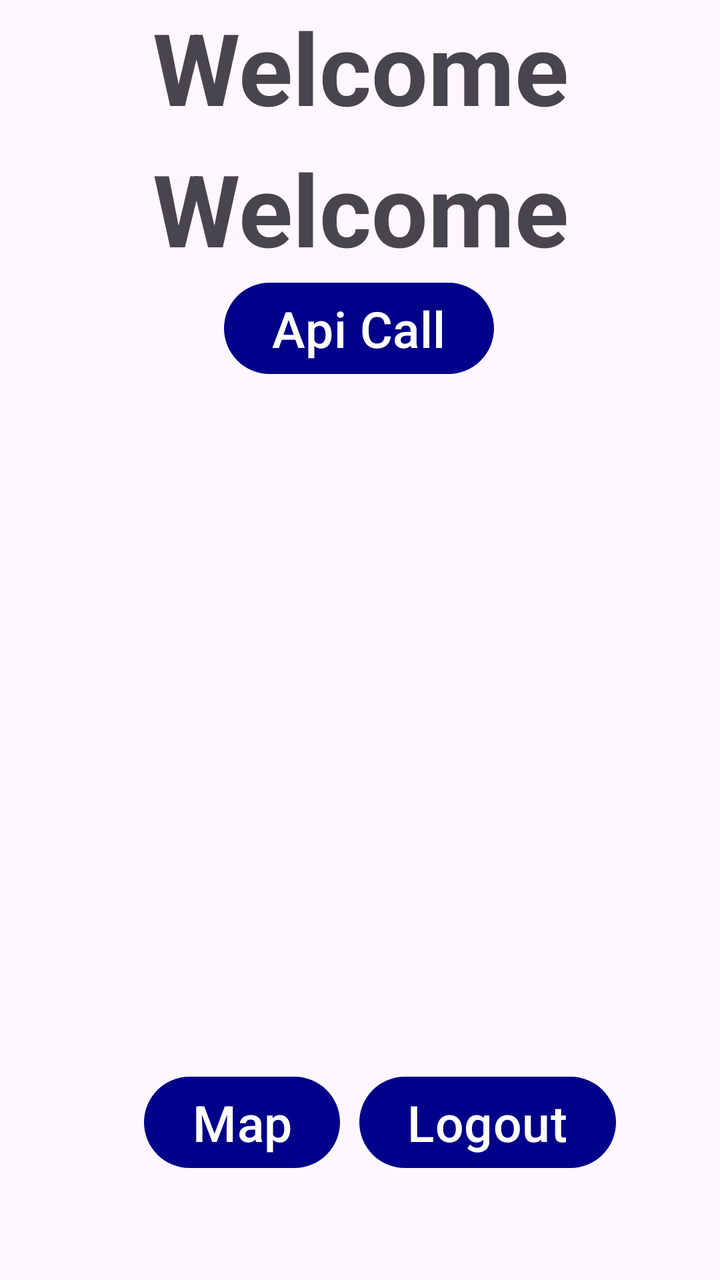
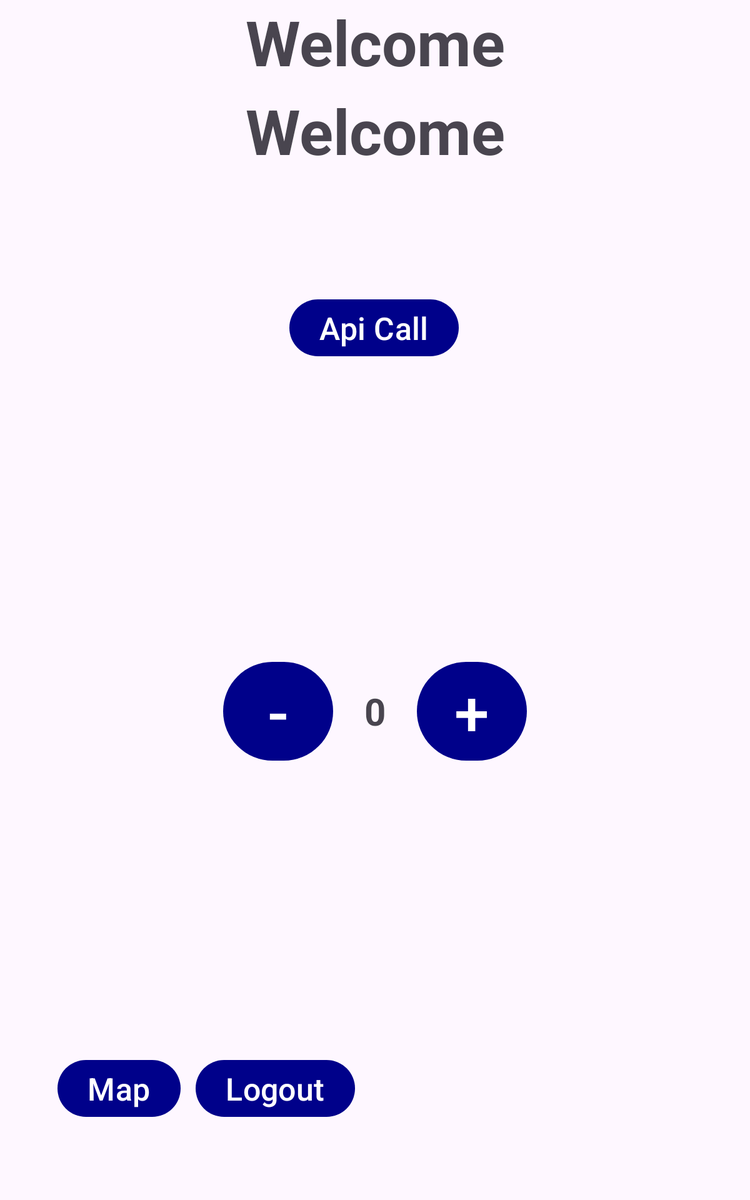

The same Android screen from two of the app's own layout files: first res/layout/ as a phone draws it, then the repository's variant for another configuration, drawn on a device whose configuration selects that folder. Both files follow.
<!-- AndroidManifest.xml: application theme Theme.Demo -->
<!-- res/layout/activity_home.xml -->
<?xml version="1.0" encoding="utf-8"?>
<androidx.constraintlayout.widget.ConstraintLayout
        android:orientation="vertical"
        xmlns:android="http://schemas.android.com/apk/res/android"
        xmlns:tools="http://schemas.android.com/tools"
        xmlns:app="http://schemas.android.com/apk/res-auto"
        android:layout_width="match_parent"
        android:layout_height="match_parent"
        tools:context=".HomeActivity">

    <TextView
            android:text="@string/welcome"
            android:layout_width="match_parent"
            android:textSize="50sp"
            android:textStyle="bold"
            android:gravity="center"
            android:layout_marginTop="25sp"
            android:layout_height="wrap_content"
            android:id="@+id/textView2"
            tools:ignore="MissingConstraints"/>


    <TextView
            android:text="@string/username"
            android:layout_width="match_parent"
            android:textSize="50sp"
            android:textStyle="bold"
            android:gravity="center"
            android:layout_height="wrap_content"
            android:id="@+id/textView"
            tools:ignore="MissingConstraints"
            tools:layout_editor_absoluteX="0dp" app:layout_constraintTop_toBottomOf="@+id/textView2"
            android:layout_marginTop="4dp"/>

































    <Button
            android:id="@+id/btnTest"
            android:layout_width="wrap_content"
            android:layout_height="wrap_content"
            android:text="@string/map"
            android:textSize="25sp"
            android:layout_gravity="center"
            app:layout_constraintBottom_toBottomOf="parent"
            app:layout_constraintStart_toStartOf="parent"
            android:layout_marginBottom="52dp" android:layout_marginStart="72dp"
    />
    <Button
            android:id="@+id/btnApiCall"
            android:layout_width="wrap_content"
            android:layout_height="wrap_content"
            android:text="@string/api_call"
            android:textSize="25sp"
            android:layout_gravity="center"
            app:layout_constraintStart_toStartOf="parent" app:layout_constraintTop_toBottomOf="@+id/textView"
            app:layout_constraintHorizontal_bias="0.498" app:layout_constraintVertical_bias="0.618"
             app:layout_constraintEnd_toEndOf="parent"/>
    <Button
            android:id="@+id/logout"
            android:layout_width="wrap_content"
            android:layout_height="wrap_content"
            android:text="@string/logout"
            android:textSize="25sp"
            android:layout_gravity="center"
            app:layout_constraintBottom_toBottomOf="parent"
            android:layout_marginBottom="52dp"
            android:layout_marginEnd="52dp" app:layout_constraintEnd_toEndOf="parent"/>
    <androidx.recyclerview.widget.RecyclerView
            android:layout_width="match_parent"
            android:layout_height="432dp"
            android:id="@+id/recyclerView"
            tools:ignore="MissingConstraints" app:layout_constraintStart_toStartOf="parent"
            app:layout_constraintEnd_toEndOf="parent" app:layout_constraintBottom_toBottomOf="parent"
            app:layout_constraintHorizontal_bias="1.0" android:layout_marginBottom="132dp"/>

</androidx.constraintlayout.widget.ConstraintLayout>
<!-- resources referenced by this layout -->
<resources>
  <string name="api_call">Api Call</string>
  <string name="logout">Logout</string>
  <string name="map">Map</string>
  <string name="username">Welcome</string>
  <string name="welcome">Welcome</string>
  <style name="Theme.Demo" parent="Base.Theme.Demo" />
  <style name="Base.Theme.Demo" parent="Theme.Material3.DayNight.NoActionBar">
          
           <item name="colorPrimary">#00018a</item>
          <item name="statusBarBackground">@android:color/transparent</item>
      </style>
</resources>
<!-- res/layout-sw600dp/activity_home.xml (the repository's variant of the layout above) -->
<!-- drawn on a 7-inch tablet held upright -->
<?xml version="1.0" encoding="utf-8"?>
<androidx.constraintlayout.widget.ConstraintLayout
        android:orientation="vertical"
        xmlns:android="http://schemas.android.com/apk/res/android"
        xmlns:tools="http://schemas.android.com/tools"
        xmlns:app="http://schemas.android.com/apk/res-auto"
        android:layout_width="match_parent"
        android:layout_height="match_parent"
        tools:context=".HomeActivity">

    <TextView
            android:text="@string/welcome"
            android:layout_width="match_parent"
            android:textSize="50sp"
            android:textStyle="bold"
            android:gravity="center"
            android:layout_marginTop="25sp"
            android:layout_height="wrap_content"
            android:id="@+id/textView2"
            tools:ignore="MissingConstraints"/>


    <TextView
            android:text="@string/username"
            android:layout_width="match_parent"
            android:textSize="50sp"
            android:textStyle="bold"
            android:gravity="center"
            android:layout_height="wrap_content"
            android:id="@+id/textView"
            tools:ignore="MissingConstraints"
            tools:layout_editor_absoluteX="0dp" app:layout_constraintTop_toBottomOf="@+id/textView2"
            android:layout_marginTop="4dp"/>
    <LinearLayout android:gravity="center" android:layout_width="match_parent" android:layout_height="400sp"
                  android:orientation="horizontal" android:id="@+id/linearLayout" tools:ignore="MissingConstraints"
                  tools:layout_editor_absoluteX="0dp" app:layout_constraintTop_toBottomOf="@+id/textView"
                  app:layout_constraintBottom_toBottomOf="parent">
        <Button
                android:id="@+id/btnCountMinus"
                android:layout_width="wrap_content"
                android:layout_height="wrap_content"
                android:text="@string/minus"
                android:textSize="50sp"
                android:layout_gravity="center"
                android:layout_marginTop="20sp"/>
        <TextView
                android:text="@string/number"
                android:layout_width="wrap_content"
                android:textSize="30sp"
                android:textStyle="bold"
                android:gravity="center"
                android:layout_marginTop="20sp"
                android:layout_marginHorizontal="25sp"
                android:layout_height="wrap_content"
                android:id="@+id/textCount"
                tools:ignore="MissingConstraints"/>

        <Button
                android:id="@+id/btnCountPlus"
                android:layout_width="wrap_content"
                android:layout_height="wrap_content"
                android:text="@string/plus"
                android:textSize="50sp"
                android:layout_gravity="center"
                android:layout_marginTop="20sp"/>
    </LinearLayout>
    <Button
            android:id="@+id/btnTest"
            android:layout_width="wrap_content"
            android:layout_height="wrap_content"
            android:text="@string/map"
            android:textSize="25sp"
            android:layout_gravity="center"
            app:layout_constraintBottom_toBottomOf="parent"
            app:layout_constraintStart_toStartOf="parent" app:layout_constraintTop_toBottomOf="@+id/linearLayout"
            app:layout_constraintVertical_bias="0.602"
            app:layout_constraintEnd_toStartOf="@+id/logout" app:layout_constraintHorizontal_bias="0.79"/>
    <Button
            android:id="@+id/btnApiCall"
            android:layout_width="wrap_content"
            android:layout_height="wrap_content"
            android:text="@string/api_call"
            android:textSize="25sp"
            android:layout_gravity="center"
            app:layout_constraintStart_toStartOf="parent" app:layout_constraintTop_toBottomOf="@+id/textView"
            app:layout_constraintHorizontal_bias="0.498" app:layout_constraintVertical_bias="0.618"
            app:layout_constraintBottom_toTopOf="@+id/linearLayout" app:layout_constraintEnd_toEndOf="parent"/>
    <Button
            android:id="@+id/logout"
            android:layout_width="wrap_content"
            android:layout_height="wrap_content"
            android:text="@string/logout"
            android:textSize="25sp"
            android:layout_gravity="center"
            app:layout_constraintBottom_toBottomOf="parent" app:layout_constraintEnd_toEndOf="parent"
            app:layout_constraintTop_toBottomOf="@+id/linearLayout"
            app:layout_constraintVertical_bias="0.602" android:layout_marginEnd="316dp"/>

</androidx.constraintlayout.widget.ConstraintLayout>
<!-- resources referenced by the variant -->
<!-- as a 7-inch tablet held upright resolves them -->
<resources>
  <string name="api_call">Api Call</string>
  <string name="logout">Logout</string>
  <string name="map">Map</string>
  <string name="minus">-</string>
  <string name="number">0</string>
  <string name="plus">+</string>
  <string name="username">Welcome</string>
  <string name="welcome">Welcome</string>
  <style name="Theme.Demo" parent="Base.Theme.Demo" />
  <style name="Base.Theme.Demo" parent="Theme.Material3.DayNight.NoActionBar">
          
           <item name="colorPrimary">#00018a</item>
          <item name="statusBarBackground">@android:color/transparent</item>
      </style>
</resources>
